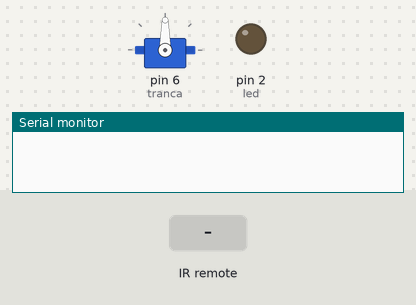
The sketch below on a simulated Arduino Uno, built with avr-gcc and run on an emulated ATmega328P. Shown: servo, output pins drawn as LEDs (lit = HIGH), the last lines printed to the serial monitor. Inputs (shaded band) come from the test bench.

Above: at 1.2 s.
1.3 s: infrared code 0x18E7906F received
At 2.4 s:
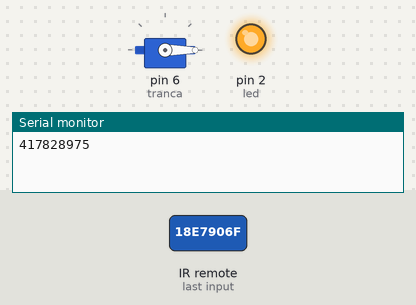
2.8 s: infrared code 0x18E7A05F received
At 3.5 s:
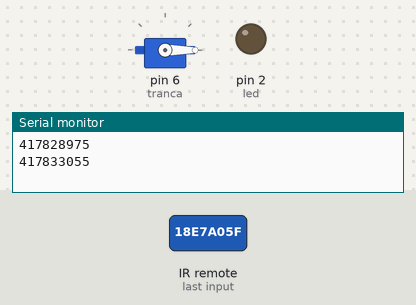
4.3 s: infrared code 0x18E720DF received
At 4.7 s:
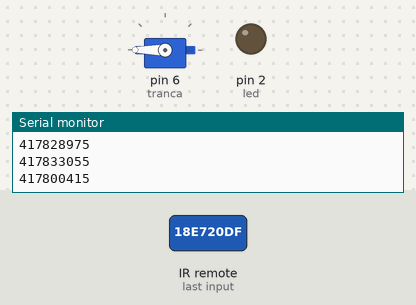
5.8 s: infrared code 0x18E718E7 received
At 7.0 s:
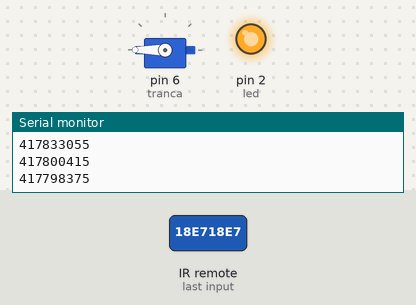
7.3 s: infrared code 0x18E7A857 received
At 8.2 s:
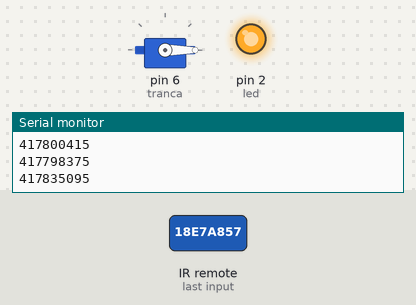
8.8 s: infrared code 0x18E738C7 received
At 9.3 s:
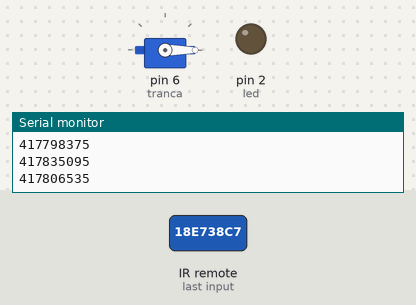
Timing chart, 0 to 11.3 s (numbered marks = the images above; inputs shaded):
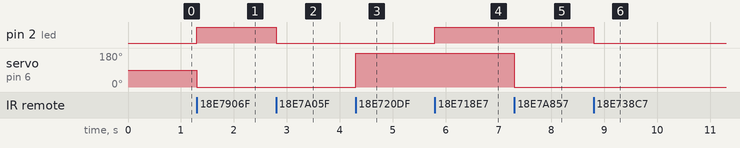

The sketch:

automa__oquarto.ino
```cpp
#include <IRremote.h>
#include <Servo.h>

Servo tranca;
int RECV_PIN = 11;
const int led = 2;
int luz = 0;
int servovalue;

IRrecv irrecv(RECV_PIN);

decode_results results;

void setup()
{
  Serial.begin(9600);
  irrecv.enableIRIn(); // Start the receiver
  pinMode (led, OUTPUT);
  tranca.attach (6);
}

void loop() {
  if (irrecv.decode(&results)) {
    Serial.println(results.value, DEC);
    irrecv.resume(); // Receive the next value

    switch (results.value){

     case 0x18E7906F:
     digitalWrite (led, HIGH);
     break;

     case 0x18E7A05F:
     digitalWrite (led, LOW);
     break;

     case 0x18E7A857:
     servovalue = 0;
     break;

     case 0x18E720DF:
     servovalue =180;
     break;

     case 0x18E738C7:
     digitalWrite (led, LOW);
     servovalue =0;
     break;

     case 0x18E718E7:
     digitalWrite (led, HIGH);
     servovalue= 180;
     break;
     }

     tranca.write (servovalue);
  }
}
```

Measured:
- after the input at 1.3 s, pin 2 (led): LOW → HIGH at once; servo on pin 6 (tranca): 90° → 0° at once
- after the input at 2.8 s, pin 2 (led): HIGH → LOW at once
- after the input at 4.3 s, servo on pin 6 (tranca): 0° → 180° at once
- after the input at 5.8 s, pin 2 (led): LOW → HIGH at once
- after the input at 7.3 s, servo on pin 6 (tranca): 180° → 0° at once
- after the input at 8.8 s, pin 2 (led): HIGH → LOW at once
